Frame 1 (no input): blank canvas, image omitted
Frame 60 (the mouse pressed at the canvas centre just before this capture): blank canvas, image omitted
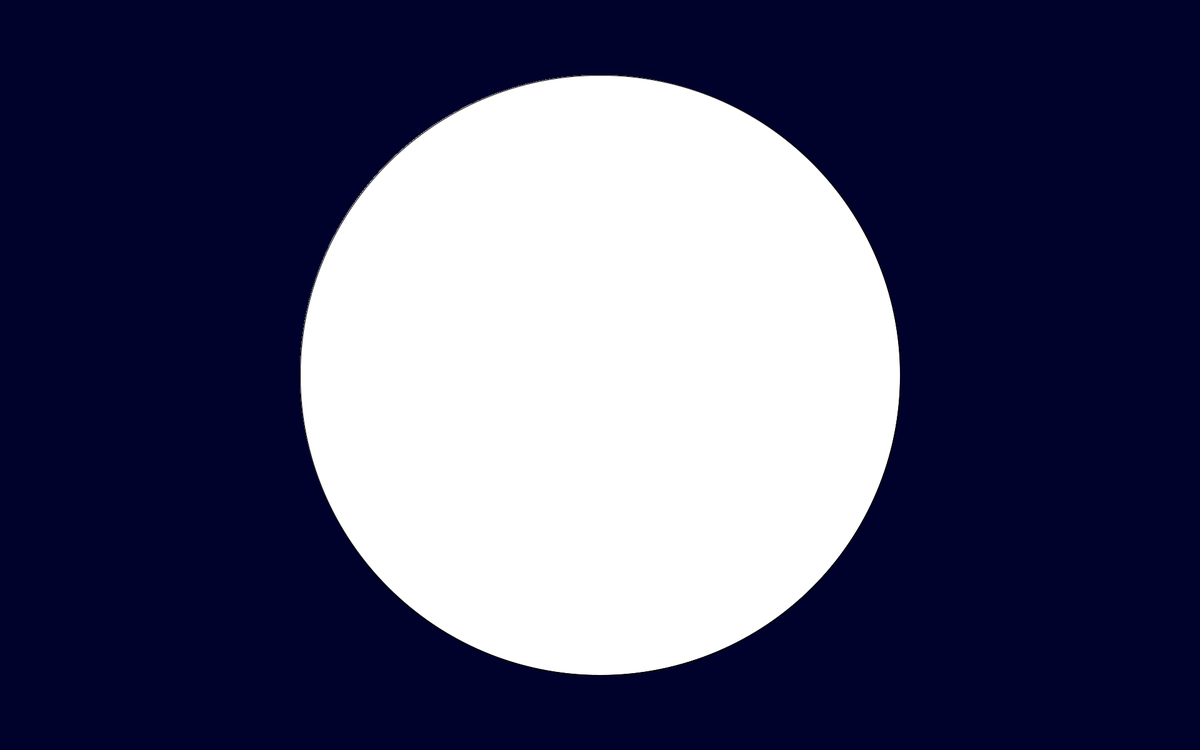
Frame 120 (the mouse held since frame 60 and released just before this capture)

The Processing sketch whose frames 1 and 60 were blank and that drew this single picture after the mouse press (run headless with seeded random() and noise(); from frame 60 on, the mouse is pressed at the canvas centre):

// Processing sketch: sketch_2
// ── sketch_2.pde
void setup (){

  size (1920,1200);
  background (555);
  
  
  
  
}



void draw() {
  println(abs(mouseX - width/2));
  ellipse(width/2, height/2, mouseX, mouseX);
  
  
}
